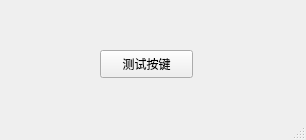
<?xml version="1.0" encoding="UTF-8"?>
<ui version="4.0">
 <class>MainWindow</class>
 <widget class="QMainWindow" name="MainWindow">
  <property name="geometry">
   <rect>
    <x>0</x>
    <y>0</y>
    <width>306</width>
    <height>140</height>
   </rect>
  </property>
  <property name="windowTitle">
   <string>MainWindow</string>
  </property>
  <widget class="QWidget" name="centralwidget">
   <widget class="QPushButton" name="test_button">
    <property name="geometry">
     <rect>
      <x>100</x>
      <y>50</y>
      <width>93</width>
      <height>28</height>
     </rect>
    </property>
    <property name="text">
     <string>测试按键</string>
    </property>
   </widget>
  </widget>
  <widget class="QMenuBar" name="menubar">
   <property name="geometry">
    <rect>
     <x>0</x>
     <y>0</y>
     <width>306</width>
     <height>26</height>
    </rect>
   </property>
  </widget>
  <widget class="QStatusBar" name="statusbar"/>
 </widget>
 <resources/>
 <connections/>
</ui>
